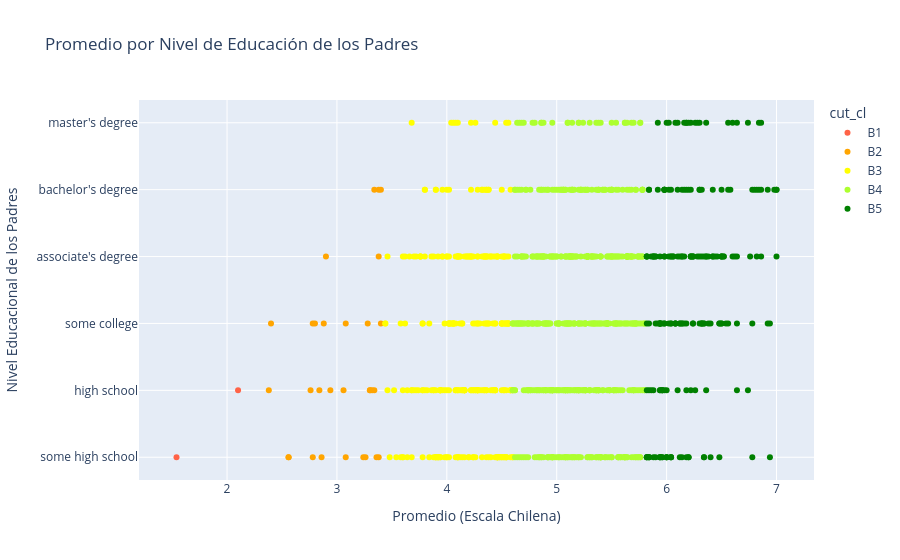

Source (notebook cell):
### Code cell
fig = px.scatter(
    df_cleaned.sort_values(by="mean_cl"),
    x="mean_cl",
    y="parental_level_of_education",
    hover_data=["gender"],
    color="cut_cl",
    title="Promedio por Nivel de Educación de los Padres",
    labels={"mean_cl": "Promedio (Escala Chilena)", "parental_level_of_education": "Nivel Educacional de los Padres"},
    color_discrete_sequence=["tomato", "orange", "yellow", "greenyellow", "green"],
)

fig.show()

### Figure 1 — Plotly figure (JSON) as saved in the notebook; plotly's stock layout.template omitted (floating-point values rounded to 4 significant figures; data arrays with more than 128 entries replaced by an {"elided": "..."} marker saying what was removed)
{"data": [{"customdata": [["female"], ["female"]], "hovertemplate": "cut_cl=B1<br>Promedio (Escala Chilena)=%{x}<br>Nivel Educacional de los Padres=%{y}<br>gender=%{customdata[0]}<extra></extra>", "legendgroup": "B1", "marker": {"color": "tomato", "symbol": "circle"}, "mode": "markers", "name": "B1", "orientation": "h", "showlegend": true, "type": "scatter", "x": [1.54, 2.1], "xaxis": "x", "y": ["some high school", "high school"], "yaxis": "y"}, {"customdata": [["male"], ["male"], ["male"], ["female"], ["female"], ["female"], ["female"], ["male"], ["male"], ["female"], ["female"], ["female"], ["male"], ["female"], ["female"], ["female"], ["male"], ["female"], ["male"], ["female"], ["male"], ["male"], ["female"], ["female"], ["male"], ["male"], ["male"], ["male"], ["female"], ["male"]], "hovertemplate": "cut_cl=B2<br>Promedio (Escala Chilena)=%{x}<br>Nivel Educacional de los Padres=%{y}<br>gender=%{customdata[0]}<extra></extra>", "legendgroup": "B2", "marker": {"color": "orange", "symbol": "circle"}, "mode": "markers", "name": "B2", "orientation": "h", "showlegend": true, "type": "scatter", "x": [2.38, 2.4, 2.56, 2.56, 2.76, 2.78, 2.78, 2.8, 2.84, 2.86, 2.88, 2.9, 2.94, 3.06, 3.08, 3.08, 3.24, 3.26, 3.28, 3.3, 3.3, 3.32, 3.34, 3.34, 3.36, 3.38, 3.38, 3.38, 3.4, 3.4], "xaxis": "x", "y": ["high school", "some college", "some high school", "some high school", "high school", "some college", "some high school", "some college", "high school", "some high school", "some college", "associate's degree", "high school", "high school", "some high school", "some college", "some high school", "some high school", "some college", "high school", "high school", "high school", "bachelor's degree", "high school", "some high school", "bachelor's degree", "some high school", "associate's degree", "bachelor's degree", "some college"], "yaxis": "y"}, {"customdata": {"elided": "257x1 str values"}, "hovertemplate": "cut_cl=B3<br>Promedio (Escala Chilena)=%{x}<br>Nivel Educacional de los Padres=%{y}<br>gender=%{customdata[0]}<extra></extra>", "legendgroup": "B3", "marker": {"color": "yellow", "symbol": "circle"}, "mode": "markers", "name": "B3", "orientation": "h", "showlegend": true, "type": "scatter", "x": {"elided": "257 float values"}, "xaxis": "x", "y": {"elided": "257 str values"}, "yaxis": "y"}, {"customdata": {"elided": "517x1 str values"}, "hovertemplate": "cut_cl=B4<br>Promedio (Escala Chilena)=%{x}<br>Nivel Educacional de los Padres=%{y}<br>gender=%{customdata[0]}<extra></extra>", "legendgroup": "B4", "marker": {"color": "greenyellow", "symbol": "circle"}, "mode": "markers", "name": "B4", "orientation": "h", "showlegend": true, "type": "scatter", "x": {"elided": "517 float values"}, "xaxis": "x", "y": {"elided": "517 str values"}, "yaxis": "y"}, {"customdata": {"elided": "194x1 str values"}, "hovertemplate": "cut_cl=B5<br>Promedio (Escala Chilena)=%{x}<br>Nivel Educacional de los Padres=%{y}<br>gender=%{customdata[0]}<extra></extra>", "legendgroup": "B5", "marker": {"color": "green", "symbol": "circle"}, "mode": "markers", "name": "B5", "orientation": "h", "showlegend": true, "type": "scatter", "x": {"elided": "194 float values"}, "xaxis": "x", "y": {"elided": "194 str values"}, "yaxis": "y"}], "layout": {"legend": {"title": {"text": "cut_cl"}, "tracegroupgap": 0}, "title": {"text": "Promedio por Nivel de Educación de los Padres"}, "xaxis": {"anchor": "y", "domain": [0, 1], "title": {"text": "Promedio (Escala Chilena)"}}, "yaxis": {"anchor": "x", "domain": [0, 1], "title": {"text": "Nivel Educacional de los Padres"}}}}
